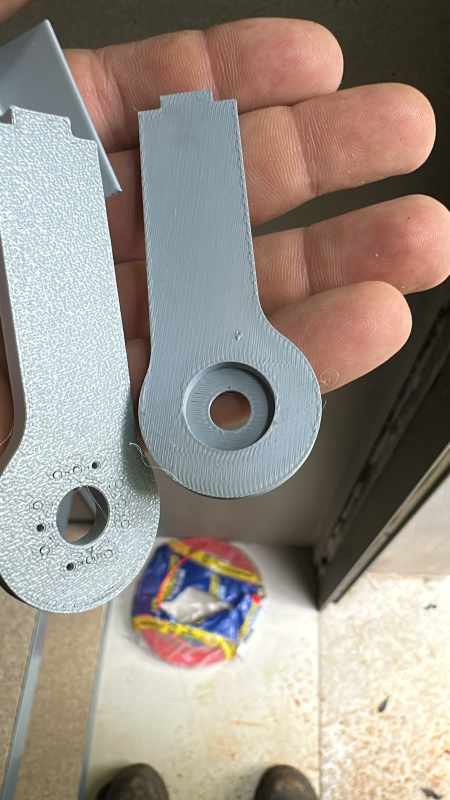
#> input picture docs/imagens_videos_testes_fisicos/algumas_peças_impressas.jpeg, 900 x 1600 px (shown at 1/2 size)
$ python fotos.py
#> lines starting #> are read from the running program, lines starting #| are printed output that depends on the picture
"""Monta os painéis de fotos dos testes físicos a partir de docs/imagens_videos_testes_fisicos/.

Extrai quadros dos vídeos (ffmpeg) nos instantes escolhidos e monta painéis rotulados (a), (b), (c).
Uso: python tools/relatorio/fotos.py   (requer ffmpeg e Pillow)
"""
import os
import subprocess
import tempfile

from PIL import Image, ImageDraw, ImageFont

RAIZ = os.path.abspath(os.path.join(os.path.dirname(__file__), '..', '..'))
MIDIA = os.path.join(RAIZ, 'docs', 'imagens_videos_testes_fisicos')
FIG = os.path.join(RAIZ, 'docs', 'relatorio', 'figuras')
TMP = tempfile.mkdtemp()

# (arquivo, instante em s) — None = foto
PAINEIS = {
    'f_fabricacao.png': [('algumas_peças_impressas.jpeg', None), ('pre_montado_1.jpeg', None)],
    'f_teste_servos.png': [('pre_montagem_testando_servo_motores.mp4', 5), ('pre_montagem_testando_servo_motores.mp4', 13),
                           ('pre_montagem_testando_servo_motores.mp4', 26)],
    'f_quebra.png': [('problema_peça_impressa_quebrou_na_montagem.mp4', 19), ('problema_peça_impressa_quebrou_na_montagem.mp4', 22.5),
                     ('problema_peça_impressa_quebrou_na_montagem.mp4', 36)],
    'f_esp32.png': [('mudança_para_esp32.mp4', 2), ('mudança_para_esp32.mp4', 22), ('mudança_para_esp32.mp4', 12.5)],
    'f_celular.png': [('screenshot_interface_no_celular.jpeg', None), ('testando_pela_interface_no_celular.mp4', 25)],
    'f_versao_final.png': [('resultado_final_com_painel1.jpeg', None), ('resultado_final_com_painel3.jpeg', None),
                           ('resultado_final_com_painel4.jpeg', None)],
    'f_p15.png': [('ganho_anual_antes_da_correcao_p15.jpeg', None), ('ganho_anual_depois_da_correcao_p15.jpeg', None)],
}


def ihm():
    """Painel da IHM final: captura de tools/relatorio/capturar_ihm.mjs dividida em duas colunas."""
    im = Image.open(os.path.join(FIG, 'ihm_captura.png')).convert('RGB')
    k = im.width / 390  # px por pixel CSS
    cortes = [(0, 905), (905, 1580)]
    partes = [im.crop((0, int(a * k), im.width, int(b * k))) for a, b in cortes]
    alt = max(p.height for p in partes)
    caminhos = []
    for i, p in enumerate(partes):
        topo = int(alt * 0.06)  # faixa para o rótulo (a)/(b) não cobrir a página
        tela = Image.new('RGB', (p.width, alt + topo), (238, 241, 246))
        tela.paste(p, (0, topo))
        c = os.path.join(TMP, f'ihm_{i}.png'); tela.save(c); caminhos.append(c)
    painel('f_ihm.png', [(c, None) for c in caminhos], altura=1600)


def fonte(tam):
    for f in ('/System/Library/Fonts/Supplemental/Times New Roman Bold.ttf', '/Library/Fonts/Times New Roman Bold.ttf'):
        if os.path.exists(f):
            return ImageFont.truetype(f, tam)
    return ImageFont.load_default()


def abrir(arquivo, t):
#> called with arquivo = 'algumas_peças_impressas.jpeg'
    caminho = arquivo if os.path.isabs(arquivo) else os.path.join(MIDIA, arquivo)
    if t is None:
        return Image.open(caminho).convert('RGB')
#> returned value is the input picture: PIL image 900x1600 RGB; mean R, G, B 154, 144.3, 135.1
    saida = os.path.join(TMP, f'{abs(hash((arquivo, t)))}.jpg')
    subprocess.run(['ffmpeg', '-v', 'error', '-y', '-ss', str(t), '-i', caminho, '-frames:v', '1', '-q:v', '2', saida], check=True)
    return Image.open(saida).convert('RGB')


def painel(nome, itens, altura=1100, espaco=24):
    ims = [abrir(a, t) for a, t in itens]
#> call 2 of abrir, with arquivo = 'pre_montado_1.jpeg'
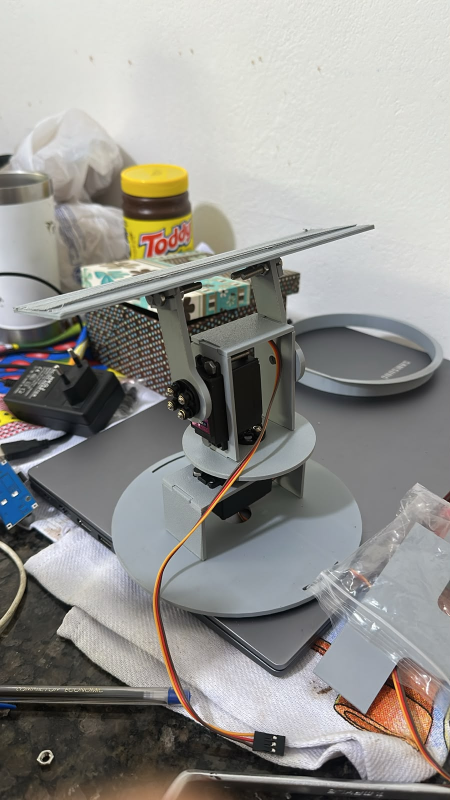
#> input picture docs/imagens_videos_testes_fisicos/pre_montado_1.jpeg, 900 x 1600 px (shown at 1/2 size)
#> in abrir, returned value is the input picture: PIL image 900x1600 RGB; mean R, G, B 148.5, 147.5, 143.9
#> ims = 2 items
    ims = [i.resize((int(i.width * altura / i.height), altura), Image.LANCZOS) for i in ims]
    largura = sum(i.width for i in ims) + espaco * (len(ims) - 1)
#> largura = 1260
    tela = Image.new('RGB', (largura, altura), 'white')
#> tela: PIL image 1260x1100 RGB; every value is 255
    d = ImageDraw.Draw(tela)
    f = fonte(int(altura * 0.055))
    x = 0
    for k, im in enumerate(ims):
        tela.paste(im, (x, 0))
        rot = f'({chr(97 + k)})'
        caixa = d.textbbox((0, 0), rot, font=f)
        w, h = caixa[2] - caixa[0], caixa[3] - caixa[1]
        d.rectangle([x + 14, 14, x + 14 + w + 22, 14 + h + 26], fill='white')
        d.text((x + 25, 18), rot, fill='black', font=f)
        x += im.width + espaco
#> this loop made 2 passes
#> (rot, caixa, w, h, x) on passes 1 to 2: ('(a)', (0, 1, 12, 11), 12, 10, 642), ('(b)', (0, 1, 13, 11), 13, 10, 1284)
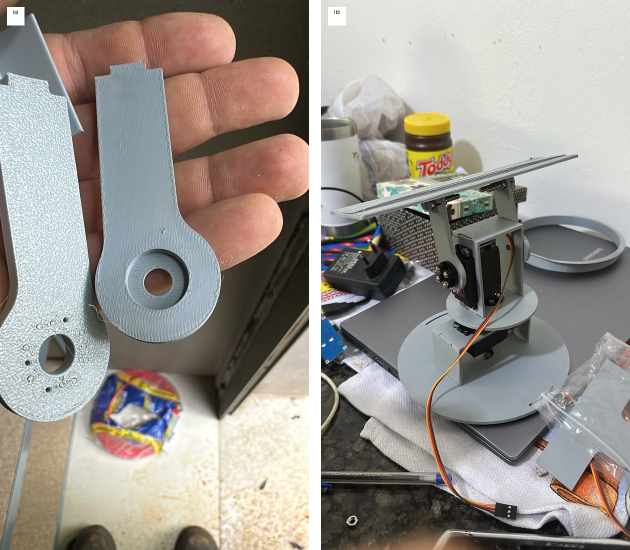
#> tela: PIL image 1260x1100 RGB (shown at 1/2 size); mean R, G, B 153.4, 148.2, 141.9
#> after the loop, x = 1284
    tela.save(os.path.join(FIG, nome), dpi=(300, 300))
    print('ok', nome, tela.size)
#| ok f_fabricacao.png (1260, 1100)


if __name__ == '__main__':
    for nome, itens in PAINEIS.items():
#> (the run stopped early here; a loop or call above may not have finished)
